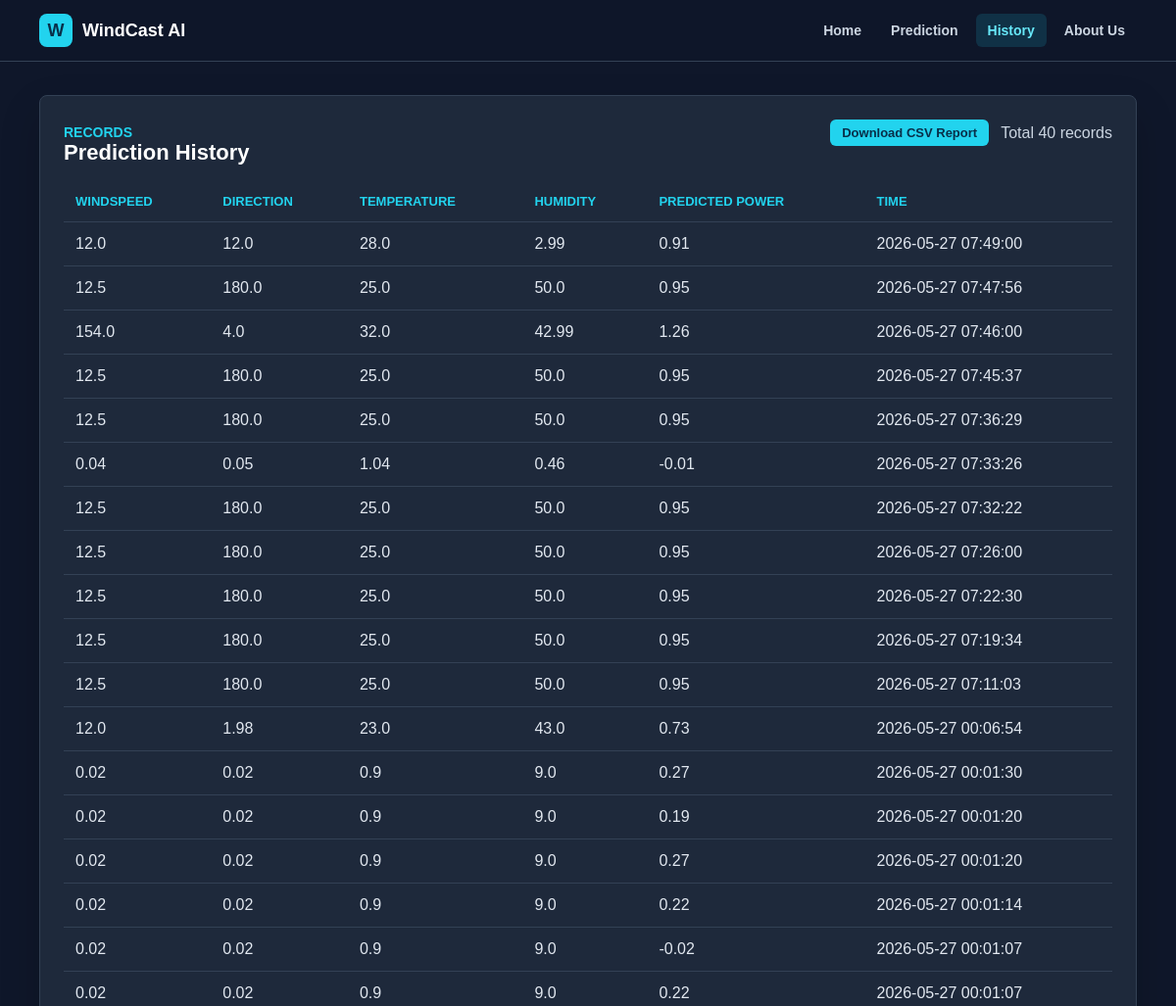
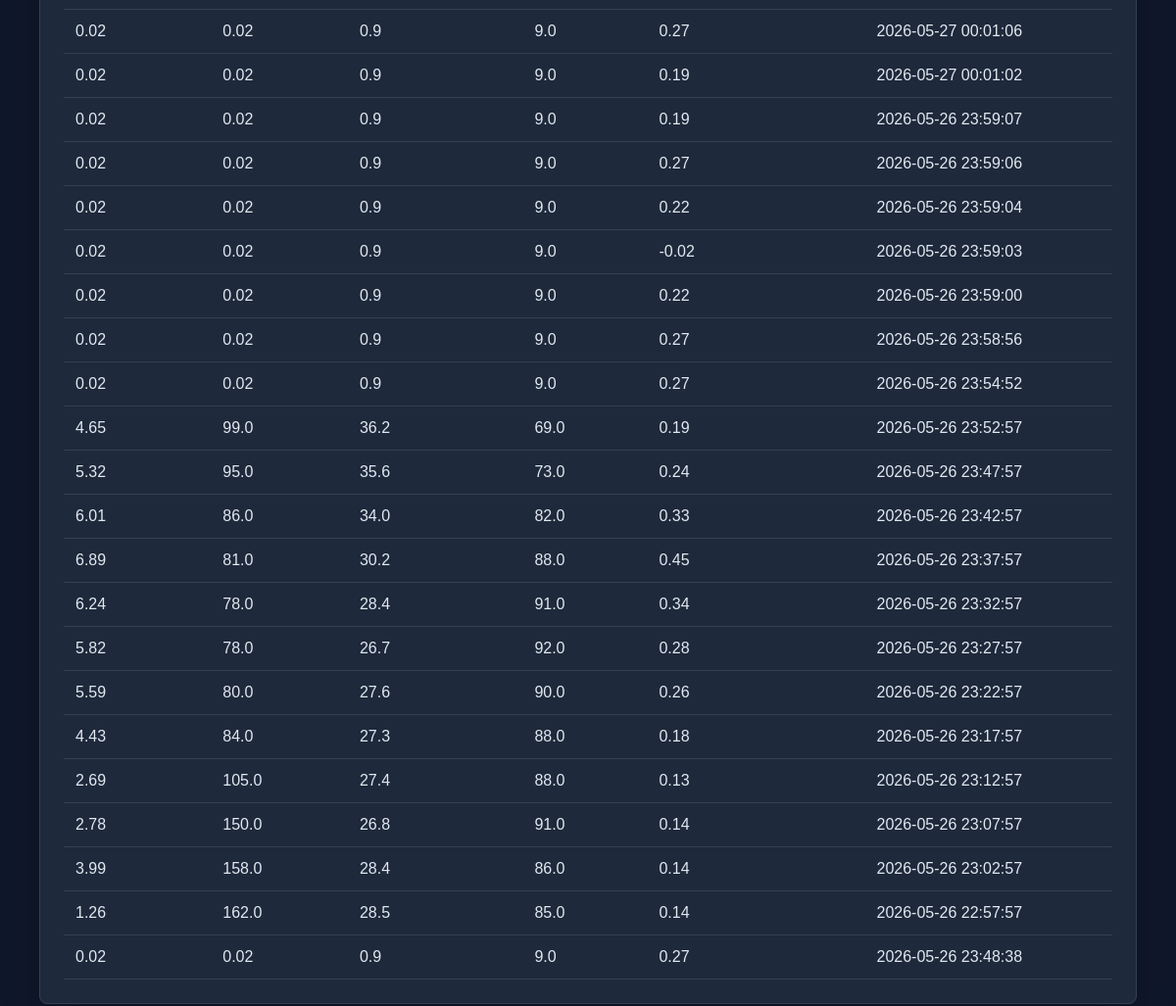
The app's page /history with its own data (2 pictures, top to bottom).
### tables this page shows
CREATE TABLE predictions (id INTEGER PRIMARY KEY AUTOINCREMENT, windspeed REAL NOT NULL, winddirec REAL NOT NULL, temperature REAL NOT NULL, humidity REAL NOT NULL, predicted_power REAL NOT NULL, created_at TEXT NOT NULL);

### app.py (the view)
@app.route("/history")
def history_page():
    history = get_predictions(limit=None)
    return render_template("history.html", history=history)

### app.py (called while the page is built, shortened)
def get_predictions(limit=12):
    with sqlite3.connect(DB_PATH) as connection:
        connection.row_factory = sqlite3.Row
        if limit is None:
            rows = connection.execute(
                """
                SELECT * FROM predictions
                ORDER BY id DESC
                """
            ).fetchall()
    return [dict(row) for row in rows]

### templates/history.html (shortened to what this page needs)
{% extends "layout.html" %}
{% block content %}
<section class="card app-section">
    <div class="section-title">
        <div>
            <p class="eyebrow">Records</p>
            <h2>Prediction History</h2>
        </div>
        <div style="display: flex; align-items: center; gap: 12px; flex-wrap: wrap;">
            <a href="{{ url_for('download_report') }}" class="primary-link btn-small">Download CSV Report</a>
            <span>Total {{ history | length }} records</span>
        </div>
    </div>
    <div class="table-wrap">
        <table>
            <thead>
                <tr>
                    <th>Windspeed</th>
                    <th>Direction</th>
                    <th>Temperature</th>
                    <th>Humidity</th>
                    <th>Predicted Power</th>
                    <th>Time</th>
                </tr>
            </thead>
            <tbody>
                {% for row in history %}
                    <tr>
                        <td>{{ row.windspeed }}</td>
                        <td>{{ row.winddirec }}</td>
                        <td>{{ row.temperature }}</td>
                        <td>{{ row.humidity }}</td>
                        <td>{{ row.predicted_power }}</td>
                        <td>{{ row.created_at }}</td>
                    </tr>
                {% else %}
                    <tr>
                        <td colspan="6" class="empty-row">No prediction history yet.</td>
                    </tr>
                {% endfor %}
            </tbody>
        </table>
    </div>
</section>
{% endblock %}

### static/style.css (style rules this page uses)
* { box-sizing: border-box; }
html { scroll-behavior: smooth; }
body { margin: 0; min-height: 100vh; background: #0f172a; color: #ffffff; font-family: Arial, Helvetica, sans-serif; }
h1, h2, h3, p { margin-top: 0; }
.brand, .nav-links a, .primary-link, .secondary-link { text-decoration: none; }
.app-section { margin-bottom: 24px; }
.eyebrow { margin-bottom: 8px; color: #22d3ee; font-size: 14px; font-weight: 900; text-transform: uppercase; }
h2 { margin-bottom: 18px; color: #ffffff; font-size: 22px; }
.subtitle, .empty-state, .model-note, .section-title span, .model-info-card p, .chart-caption, .steps p, .hero-panel p { color: #cbd5e1; }
.primary-link, .secondary-link { display: inline-flex; min-height: 42px; align-items: center; justify-content: center; padding: 11px 16px; border-radius: 6px; font-weight: 900; }
.primary-link { background: #22d3ee; color: #082f49; }
.hero-panel, .card, .model-info-card, .mini-chart, .metric-box { border: 1px solid #334155; border-radius: 8px; background: #1e293b; box-shadow: 0 18px 40px rgba(0, 0, 0, 0.18); }
.section-title { display: flex; align-items: baseline; justify-content: space-between; gap: 16px; margin-bottom: 16px; }
.section-title h2, .section-title .eyebrow { margin-bottom: 0; }
.card { padding: 24px; }
.table-wrap { overflow-x: auto; }
table { width: 100%; border-collapse: collapse; }
th, td { padding: 13px 12px; border-bottom: 1px solid #334155; text-align: left; white-space: nowrap; }
th { color: #22d3ee; font-size: 13px; text-transform: uppercase; }
td { color: #e2e8f0; }
.btn-small { padding: 7px 12px !important; min-height: auto !important; font-size: 13px !important; line-height: 1 !important; }

### records on screen
predictions: windspeed "12.0", winddirec "12.0", temperature "28.0", humidity "2.99", predicted_power "0.91", created_at "2026-05-27 07:49:00"
predictions: windspeed "12.5", winddirec "180.0", temperature "25.0", humidity "50.0", predicted_power "0.95", created_at "2026-05-27 07:47:56"
predictions: windspeed "154.0", winddirec "4.0", temperature "32.0", humidity "42.99", predicted_power "1.26", created_at "2026-05-27 07:46:00"
predictions: windspeed "12.5", winddirec "180.0", temperature "25.0", humidity "50.0", predicted_power "0.95", created_at "2026-05-27 07:45:37"
predictions: windspeed "12.5", winddirec "180.0", temperature "25.0", humidity "50.0", predicted_power "0.95", created_at "2026-05-27 07:36:29"
predictions: windspeed "0.04", winddirec "0.05", temperature "1.04", humidity "0.46", predicted_power "-0.01", created_at "2026-05-27 07:33:26"
predictions: windspeed "12.5", winddirec "180.0", temperature "25.0", humidity "50.0", predicted_power "0.95", created_at "2026-05-27 07:32:22"
predictions: windspeed "12.5", winddirec "180.0", temperature "25.0", humidity "50.0", predicted_power "0.95", created_at "2026-05-27 07:26:00"
predictions: windspeed "12.5", winddirec "180.0", temperature "25.0", humidity "50.0", predicted_power "0.95", created_at "2026-05-27 07:22:30"
predictions: windspeed "12.5", winddirec "180.0", temperature "25.0", humidity "50.0", predicted_power "0.95", created_at "2026-05-27 07:19:34"
predictions: windspeed "12.5", winddirec "180.0", temperature "25.0", humidity "50.0", predicted_power "0.95", created_at "2026-05-27 07:11:03"
predictions: windspeed "12.0", winddirec "1.98", temperature "23.0", humidity "43.0", predicted_power "0.73", created_at "2026-05-27 00:06:54"
predictions: windspeed "0.02", winddirec "0.02", temperature "0.9", humidity "9.0", predicted_power "0.27", created_at "2026-05-27 00:01:30"
predictions: windspeed "0.02", winddirec "0.02", temperature "0.9", humidity "9.0", predicted_power "0.19", created_at "2026-05-27 00:01:20"
predictions: windspeed "0.02", winddirec "0.02", temperature "0.9", humidity "9.0", predicted_power "0.27", created_at "2026-05-27 00:01:20"
predictions: windspeed "0.02", winddirec "0.02", temperature "0.9", humidity "9.0", predicted_power "0.22", created_at "2026-05-27 00:01:14"
predictions: windspeed "0.02", winddirec "0.02", temperature "0.9", humidity "9.0", predicted_power "-0.02", created_at "2026-05-27 00:01:07"
predictions: windspeed "0.02", winddirec "0.02", temperature "0.9", humidity "9.0", predicted_power "0.22", created_at "2026-05-27 00:01:07"
predictions: windspeed "0.02", winddirec "0.02", temperature "0.9", humidity "9.0", predicted_power "0.27", created_at "2026-05-27 00:01:06"
predictions: windspeed "0.02", winddirec "0.02", temperature "0.9", humidity "9.0", predicted_power "0.19", created_at "2026-05-27 00:01:02"
predictions: windspeed "0.02", winddirec "0.02", temperature "0.9", humidity "9.0", predicted_power "0.19", created_at "2026-05-26 23:59:07"
predictions: windspeed "0.02", winddirec "0.02", temperature "0.9", humidity "9.0", predicted_power "0.27", created_at "2026-05-26 23:59:06"
predictions: windspeed "0.02", winddirec "0.02", temperature "0.9", humidity "9.0", predicted_power "0.22", created_at "2026-05-26 23:59:04"
predictions: windspeed "0.02", winddirec "0.02", temperature "0.9", humidity "9.0", predicted_power "-0.02", created_at "2026-05-26 23:59:03"
predictions: windspeed "0.02", winddirec "0.02", temperature "0.9", humidity "9.0", predicted_power "0.22", created_at "2026-05-26 23:59:00"
predictions: windspeed "0.02", winddirec "0.02", temperature "0.9", humidity "9.0", predicted_power "0.27", created_at "2026-05-26 23:58:56"
predictions: windspeed "0.02", winddirec "0.02", temperature "0.9", humidity "9.0", predicted_power "0.27", created_at "2026-05-26 23:54:52"
predictions: windspeed "4.65", winddirec "99.0", temperature "36.2", humidity "69.0", predicted_power "0.19", created_at "2026-05-26 23:52:57"
predictions: windspeed "5.32", winddirec "95.0", temperature "35.6", humidity "73.0", predicted_power "0.24", created_at "2026-05-26 23:47:57"
predictions: windspeed "6.01", winddirec "86.0", temperature "34.0", humidity "82.0", predicted_power "0.33", created_at "2026-05-26 23:42:57"
predictions: windspeed "6.89", winddirec "81.0", temperature "30.2", humidity "88.0", predicted_power "0.45", created_at "2026-05-26 23:37:57"
predictions: windspeed "6.24", winddirec "78.0", temperature "28.4", humidity "91.0", predicted_power "0.34", created_at "2026-05-26 23:32:57"
predictions: windspeed "5.82", winddirec "78.0", temperature "26.7", humidity "92.0", predicted_power "0.28", created_at "2026-05-26 23:27:57"
predictions: windspeed "5.59", winddirec "80.0", temperature "27.6", humidity "90.0", predicted_power "0.26", created_at "2026-05-26 23:22:57"
predictions: windspeed "4.43", winddirec "84.0", temperature "27.3", humidity "88.0", predicted_power "0.18", created_at "2026-05-26 23:17:57"
predictions: windspeed "2.69", winddirec "105.0", temperature "27.4", humidity "88.0", predicted_power "0.13", created_at "2026-05-26 23:12:57"
predictions: windspeed "2.78", winddirec "150.0", temperature "26.8", humidity "91.0", predicted_power "0.14", created_at "2026-05-26 23:07:57"
predictions: windspeed "3.99", winddirec "158.0", temperature "28.4", humidity "86.0", predicted_power "0.14", created_at "2026-05-26 23:02:57"
predictions: windspeed "1.26", winddirec "162.0", temperature "28.5", humidity "85.0", predicted_power "0.14", created_at "2026-05-26 22:57:57"
predictions: windspeed "0.02", winddirec "0.02", temperature "0.9", humidity "9.0", predicted_power "0.27", created_at "2026-05-26 23:48:38"

### other values on screen
{{ history | length }} "40"
